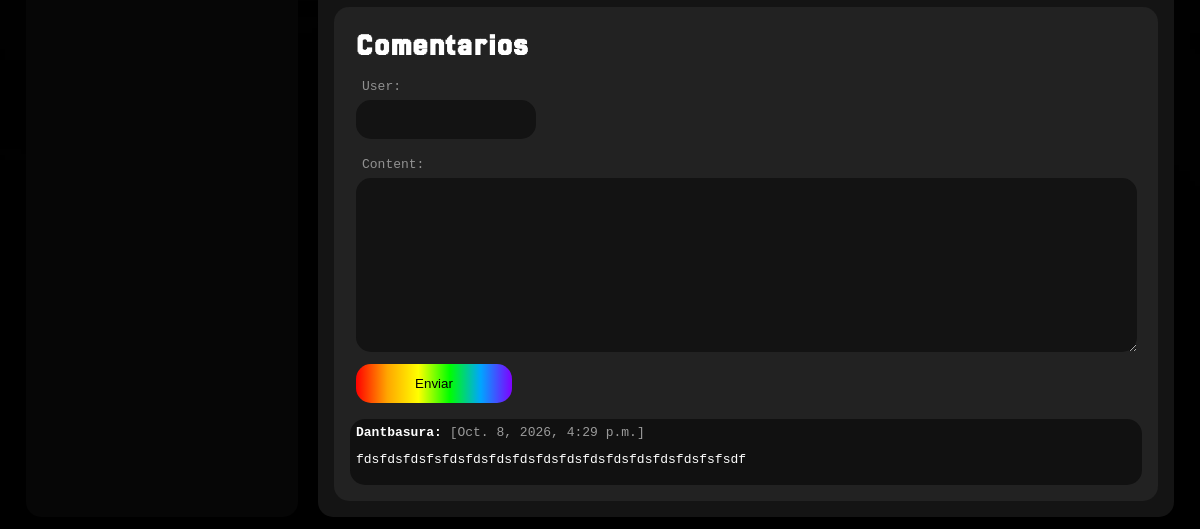
The app's page /blog/lorem_ipsum (lower part), older data.
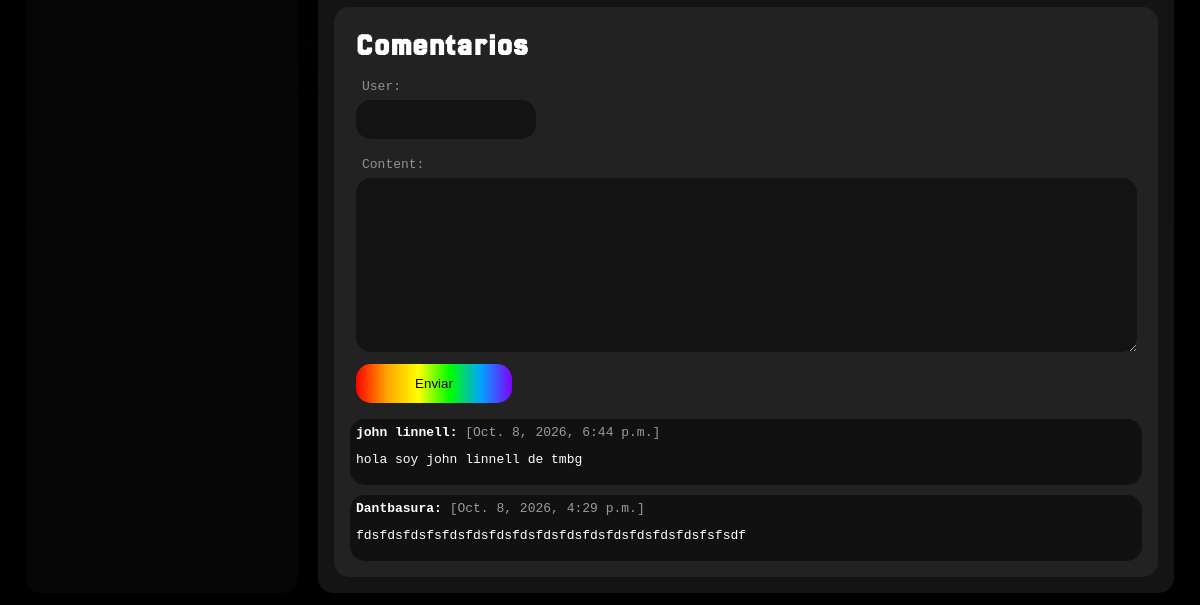
The same page, newer data.
### _Blog/models.py (models this page shows, shortened)
class Comment(models.Model):
    post = models.ForeignKey(Post, related_name = 'comments', on_delete = models.CASCADE)
    user = models.CharField(max_length = 255)
    content = models.TextField()
    date = models.DateTimeField(auto_now_add = True)
    class Meta:
        ordering = ('-date'),

### _Blog/views.py (the view)
# urls.py: path('<slug:slug>', views.detail, name = 'detail')
def detail(request, slug):
    post = get_object_or_404(Post, slug = slug)
    if request.method == 'POST':
        form = CommentForm(request.POST)
        if form.is_valid():
            comment = form.save(commit = False)
            comment.post = post
            comment.save()
            return redirect('blog:detail', slug = slug)
    else:
        form = CommentForm()
    return render(request, '_Blog/detail.html', {
        'post': post,
        'form': form
    })

### _Blog/forms.py
class CommentForm(ModelForm):
    def __init__(self, *args, **kwargs):
        super(CommentForm, self).__init__(*args, **kwargs)
        self.fields['user'].widget.attrs.update({'class': 'form short'})
        self.fields['content'].widget.attrs.update({'class': 'form long'})
    class Meta:
        model = Comment
        fields = ('user', 'content')

### _Blog/templates/_Blog/detail.html (shortened to what this page needs)
{% extends '_Blog/base.html'%}
{% block content %}
    <aside class = 'basket comments'>
        <div class = 'basket forms'>
            <h2 class = ' heading'>
                Comentarios
            </h2>
            <form method = 'post'
            Waction = '.'>
                {{ form.as_p }}
                <button class = 'form short submit'>
                    Enviar
                </button>
            </form>
        </div>
        {% for comment in post.comments.all %}
        <div class = 'self-basket comment'>
            <p class = 'username'>
                <strong> {{ comment.user }}: </strong>
            </p>
            <p class = 'date'>
                [{{ comment.date }}]
            </p>
            <p>
                {{ comment.content }}
            </p>
        </div>
        {% endfor %}
    </aside>
{% endblock %}

Row changes from the older to the newer data that the page shows:
added Comment: user "john linnell", date "Oct. 8, 2026, 6:44 p.m.", content "hola soy john linnell de tmbg"
